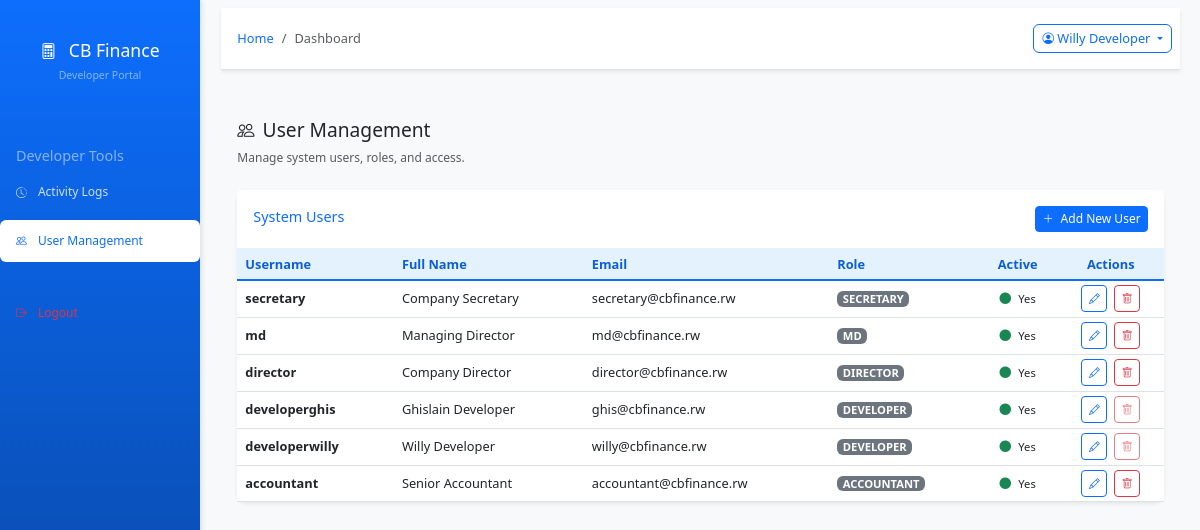
Screenshot of /app.cbfinance.rw/index.php?page=user_management (signed in) with the database file from the repository.
### tables this page shows
CREATE TABLE `users` (
  `user_id` int(11) NOT NULL,
  `username` varchar(50) NOT NULL,
  `password` varchar(255) NOT NULL,
  `role` varchar(50) NOT NULL,
  `full_name` varchar(100) NOT NULL,
  `email` varchar(100) NOT NULL,
  `is_active` tinyint(1) DEFAULT '1',
  `created_at` timestamp NOT NULL DEFAULT CURRENT_TIMESTAMP
);

### app.cbfinance.rw/modules/user_management.php (the view, shortened to what this page needs)
<?php
$conn = getConnection();
$users = $conn->query("SELECT * FROM users ORDER BY role DESC, username ASC");
?>
<div class="container-fluid py-4">
    <div class="row">
        <div class="col-12">
            <h1 class="h3 mb-2 text-gray-800"><i class="bi bi-people me-2"></i>User Management</h1>
            <p class="text-muted small mb-4">Manage system users, roles, and access.</p>
            <div class="card shadow-sm border-0 mb-4">
                <div class="card-header bg-white py-3 d-flex justify-content-between align-items-center">
                    <h6 class="m-0 font-weight-bold text-primary">System Users</h6>
                    <button class="btn btn-primary btn-sm" data-bs-toggle="modal" data-bs-target="#userModal" onclick="setUserModal('create')">
                        <i class="bi bi-plus-lg me-1"></i> Add New User
                    </button>
                </div>
                <div class="card-body p-0">
                    <div class="table-responsive">
                        <table class="table table-hover align-middle mb-0">
                            <thead class="bg-light">
                                <tr>
                                    <th class="px-3">Username</th>
                                    <th>Full Name</th>
                                    <th>Email</th>
                                    <th>Role</th>
                                    <th class="text-center">Active</th>
                                    <th class="text-center">Actions</th>
                                </tr>
                            </thead>
                            <tbody>
                                <?php while ($row = $users->fetch_assoc()): ?>
                                <tr>
                                    <td class="px-3">
                                        <span class="fw-bold"><?= htmlspecialchars($row['username']) ?></span>
                                    </td>
                                    <td><?= htmlspecialchars($row['full_name']) ?></td>
                                    <td><?= htmlspecialchars($row['email']) ?></td>
                                    <td><span class="badge bg-secondary"><?= strtoupper($row['role']) ?></span></td>
                                    <td class="text-center">
                                        <i class="bi bi-circle-fill <?= $row['is_active'] ? 'text-success' : 'text-danger' ?>" style="font-size:0.6rem;"></i>
                                        <small class="ms-1"><?= $row['is_active'] ? 'Yes' : 'No' ?></small>
                                    </td>
                                    <td class="text-center">
                                        <button class="btn btn-outline-primary btn-sm me-1" onclick='setUserModal("edit", <?= json_encode($row) ?>)' data-bs-toggle="modal" data-bs-target="#userModal">
                                            <i class="bi bi-pencil"></i>
                                        </button>
                                        <form method="POST" class="d-inline" onsubmit="return confirm('Are you sure you want to delete this user?');">
                                            <button type="submit" class="btn btn-outline-danger btn-sm" <?= ($row['role'] === 'Developer') ? 'disabled title="Cannot delete developers"' : '' ?>>
                                                <i class="bi bi-trash"></i>
                                            </button>
                                        </form>
                                    </td>
                                </tr>
                                <?php endwhile; ?>
                            </tbody>
                        </table>
                    </div>
                </div>
            </div>
        </div>
    </div>
</div>

### app.cbfinance.rw/assets/css/style.css (style rules this page uses)
:root { --primary-blue: #0d6efd; --light-blue: #e3f2fd; --dark-blue: #0b5ed7; --white: #ffffff; --light-gray: #f8f9fa; --gray: #6c757d; --dark-gray: #343a40; }
body { background-color: #f8f9fa; font-family: 'Segoe UI', Tahoma, Geneva, Verdana, sans-serif; }
.card { border: none; border-radius: 10px; box-shadow: 0 4px 6px rgba(0,0,0,0.05); transition: transform 0.3s, box-shadow 0.3s; }
.card-header { background-color: var(--white); border-bottom: 2px solid var(--light-blue); font-weight: 600; color: var(--dark-blue); }
.table { background-color: var(--white); }
.table thead th { background-color: var(--light-blue); border-bottom: 2px solid var(--primary-blue); color: var(--dark-blue); font-weight: 600; }
.btn-primary { background-color: var(--primary-blue); border-color: var(--primary-blue); }
.btn-outline-primary { color: var(--primary-blue); border-color: var(--primary-blue); }

### app.cbfinance.rw/index.php (style rules this page uses)
body { font-size: 12px !important; overflow-x: hidden; }
.card { margin-bottom: 0.5rem !important; }
.card-header { padding: 0.5rem 1rem !important; }
.card-body { padding: 0.75rem !important; }
.card-title, .card-header h5, .card-header h6 { font-size: 0.9rem !important; margin-bottom: 0.25rem !important; }
.table { font-size: 0.8rem !important; }
.table th, .table td { padding: 0.3rem 0.5rem !important; }
.btn { font-size: 0.8rem !important; padding: 0.25rem 0.5rem !important; }
.btn-sm { font-size: 0.75rem !important; padding: 0.2rem 0.4rem !important; }
.badge { font-size: 0.7rem !important; padding: 0.15rem 0.35rem !important; }
h1, .h1 { font-size: 1.5rem !important; }
h3, .h3 { font-size: 1.2rem !important; }
h6, .h6 { font-size: 0.9rem !important; }
.mb-2 { margin-bottom: 0.5rem !important; }
.mb-4 { margin-bottom: 1rem !important; }
.py-3 { padding-top: 0.75rem !important; padding-bottom: 0.75rem !important; }
.py-4 { padding-top: 1rem !important; padding-bottom: 1rem !important; }
.px-3 { padding-left: 0.75rem !important; padding-right: 0.75rem !important; }
.text-muted { font-size: 0.75rem !important; }
h1, h2, h3, h4, h5, h6 { line-height: 1.2 !important; }
p, .form-label, .small { line-height: 1.3 !important; }
.table-hover tbody tr { line-height: 1.2 !important; }
.bi { font-size: 0.9em !important; }
.row { margin-bottom: 0.25rem !important; }
.container-fluid { padding: 0.5rem !important; }

### rows the page displays
users: username "secretary", full_name "Company Secretary", email "secretary@cbfinance.rw", role "SECRETARY", is_active 1 (drawn)
users: username "md", full_name "Managing Director", email "md@cbfinance.rw", role "MD", is_active 1 (drawn)
users: username "director", full_name "Company Director", email "director@cbfinance.rw", role "DIRECTOR", is_active 1 (drawn)
users: username "developerghis", full_name "Ghislain Developer", email "ghis@cbfinance.rw", role "DEVELOPER", is_active 1 (drawn)
users: username "developerwilly", full_name "Willy Developer", email "willy@cbfinance.rw", role "DEVELOPER", is_active 1 (drawn)
users: username "accountant", full_name "Senior Accountant", email "accountant@cbfinance.rw", role "ACCOUNTANT", is_active 1 (drawn)

### other values shown
$user_role "Developer"
$page_title "Dashboard"
$_SESSION['user_name'] "Willy Developer"
